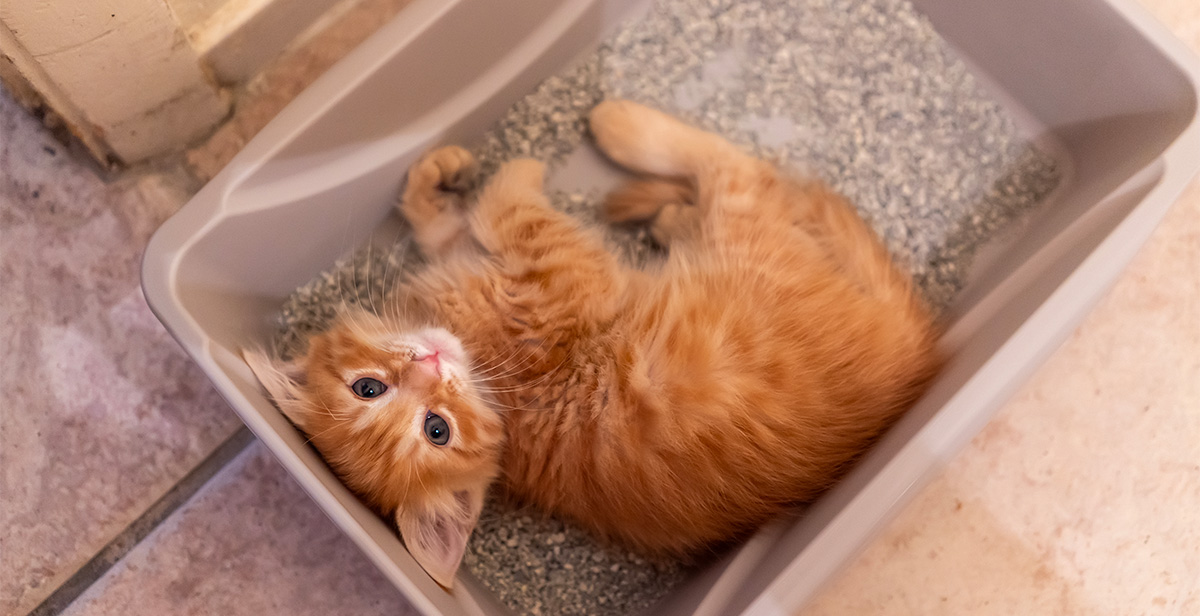
#> input picture gato.jpg, 1200 x 616 px
$ python source.py
#> lines starting #> are read from the running program, lines starting #| are printed output that depends on the picture
import cv2 as cv
import numpy as np
import matplotlib.pyplot as plt

img = cv.imread('gato.jpg', cv.IMREAD_GRAYSCALE)
#> img: shape (616, 1200); min 0, max 255, mean 142.4

def reduc_amplia():
    #Factores de reducción y ampliación
    reduc = [2, 3, 4]
    amplia = [10, 12, 16]

    for i in reduc:

        M = np.array([[1/i, 0, 0], [0, 1/i, 0]], dtype=np.float32) # Creación matriz de escalamiento


        # Calcular las dimensiones de la imagen reducida
        reduced_dimensions = (img.shape[1] // i, img.shape[0] // i)

        # Aplicar la transformación afín
        reduced_img = cv.warpAffine(img, M, reduced_dimensions, flags=cv.INTER_LINEAR)

        # Mostrar la imagen reducida
        cv.imshow(f'Imagen reducida = {reduced_dimensions}', reduced_img)
        cv.waitKey(0)
        cv.destroyWindow(f'Imagen reducida = {reduced_dimensions}')


    for i in amplia:

        M = np.array([[i, 0, 0], [0, i, 0]], dtype=np.float32) # Creación matriz de escalamiento

        ampliada_dimensions = (img.shape[1] * i, img.shape[0] * i)

        ampliada_img = cv.warpAffine(img, M, ampliada_dimensions, flags=cv.INTER_LINEAR)

        cv.imshow(f'Imagen ampliada = {ampliada_dimensions}', ampliada_img)
        cv.waitKey(0)
        cv.destroyWindow(f'Imagen ampliada = {ampliada_dimensions}')

def rotación():
    grados = [47, 75, 90, 135]

    for i in grados:
        radianes = np.radians(i)

        # Calcular el tamaño del nuevo marco para acomodar la imagen rotada
        cos = np.abs(np.cos(radianes))
        sin = np.abs(np.sin(radianes))
        new_width = int(img.shape[0] * sin + img.shape[1] * cos)
        new_height = int(img.shape[0] * cos + img.shape[1] * sin)

        M = np.array([[np.cos(radianes), -np.sin(radianes), 0],
                      [np.sin(radianes), np.cos(radianes), 0]], dtype = np.float32) # Creación matriz de rotación

        # Calcular el centro de la imagen original
        center_x = img.shape[1] / 2
        center_y = img.shape[0] / 2

        # Calcular el centro del nuevo marco
        new_center_x = new_width / 2
        new_center_y = new_height / 2

        # Ajustar la matriz de transformación para trasladar la imagen al centro del nuevo marco
        M[0, 2] = new_center_x - (center_x * M[0, 0] + center_y * M[0, 1])
        M[1, 2] = new_center_y - (center_x * M[1, 0] + center_y * M[1, 1])

        # Aplicar la transformación afín
        rotated_img = cv.warpAffine(img, M, (new_width, new_height), flags=cv.INTER_LINEAR)

        # Mostrar la imagen rotada
        cv.imshow(f'Imagen rotada grados = {i}', rotated_img)
        cv.waitKey(0)
        cv.destroyWindow(f'Imagen rotada grados = {i}')

def histograma(_img, bins = 256):

    hist = np.zeros(bins, dtype = int) # Crear un arreglo de 256 elementos
    data = _img.flatten() # Convertir la imagen a un arreglo de 1D

    for pixel in data:
        hist[pixel] += 1

    return hist

def mostrar_imagen_y_histograma(_img, name = 'Imagen', bins = 256):
    hist = histograma(_img, bins)

    # Crear una figura con dos subplots
    fig, axs = plt.subplots(1, 2, figsize=(12, 6))

    # Mostrar la imagen en el primer subplot
    axs[0].imshow(_img, cmap='gray')
    axs[0].set_title('Imagen')
    axs[0].axis('off')

    # Mostrar el histograma en el segundo subplot
    axs[1].bar(range(bins), hist, width=1)
    axs[1].set_title('Histograma')
    axs[1].set_xlabel('Bins')
    axs[1].set_ylabel('Frecuencia')

    fig.canvas.manager.set_window_title(name)
    plt.show()

def img_negativo():
    img_negativo = np.uint8(255 - img)
    mostrar_imagen_y_histograma(img_negativo, 'Imagen Negativa')

def img_aumentobrillo():

    img_aclarada = np.uint8(np.sqrt(255 * np.double(img)))
    mostrar_imagen_y_histograma(img_aclarada, "Imagen Aclarada")

def img_disminucionbrillo():
    img_oscura = np.uint8((np.double(img)) ** 2 / 255)
    mostrar_imagen_y_histograma(img_oscura, "Imagen Oscura")

def img_correciongamma(valor_gamma):
    gamma = valor_gamma
    img_gamma = np.uint8(255 * (img / 255) ** (1/gamma))
    mostrar_imagen_y_histograma(img_gamma, f"Imagen Corregida Gamma = {gamma}")

def normalizar_imagen(rango):
    minimo = np.min(rango)
    maximo = np.max(rango)

    img_normalizada = np.intc((maximo - minimo) * ((img - np.min(img)) / (np.max(img) - np.min(img))) + minimo)
    mostrar_imagen_y_histograma(img_normalizada, f"Imagen Normalizada Rango = {rango}", np.max(img_normalizada) + 1)


def contraste_logaritmico():
    img_log = np.uint8(255 * ((np.log(1 + img))/np.log(256)))
    mostrar_imagen_y_histograma(img_log, "Imagen con contraste logaritmico")

def contraste_exponencial(value):
    img_exp = np.uint8(img / (1 - np.exp(-value)))
    mostrar_imagen_y_histograma(img_exp, "Imagen con contraste exponencial")


mostrar_imagen_y_histograma(img)
#> the loop in histograma, `for pixel in data:` made 739200 passes
#> pixel on passes 1 to 3: 174, 173, 170
#> after the loop in histograma, `for pixel in data:`: hist = 256 values, max 9680 at index 131, min 0 at index 240, mean 2887.5
reduc_amplia()
rotación()
img_negativo()
#> the loop in histograma (call 2), `for pixel in data:` made 739200 passes
#> pixel on passes 1 to 3: 81, 82, 85
img_aumentobrillo()
#> in img_aumentobrillo, `img_aclarada = np.uint8(np.sqrt(255 * np.double(img)))`:
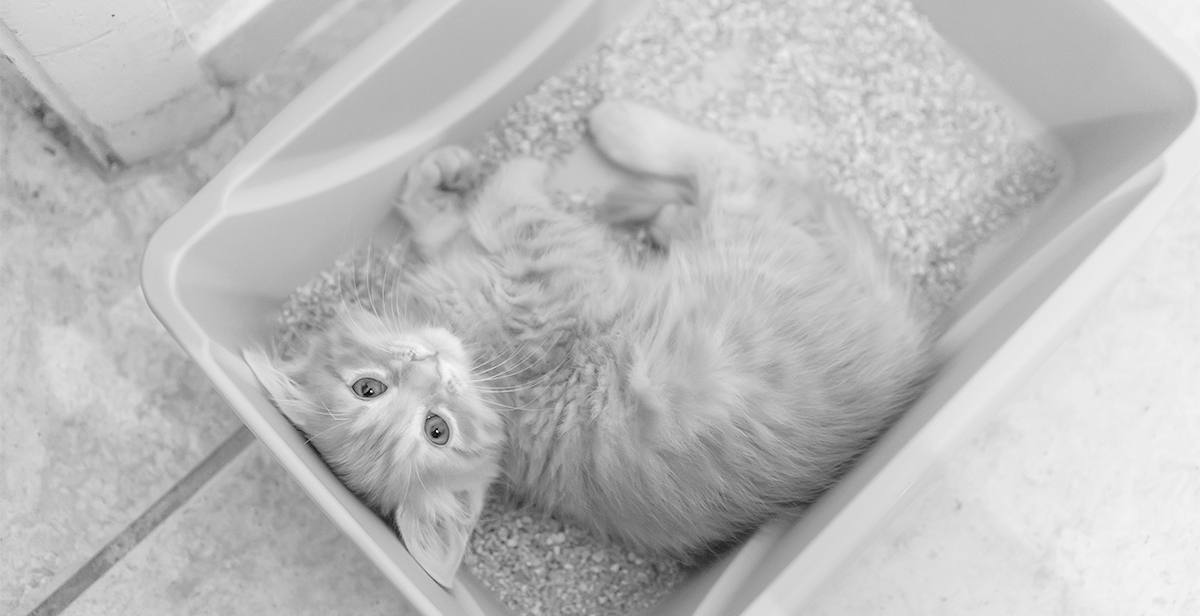
#> img_aclarada: shape (616, 1200); min 0, max 255, mean 187.6
img_disminucionbrillo()
#> in img_disminucionbrillo, `img_oscura = np.uint8((np.double(img)) ** 2 / 255)`:
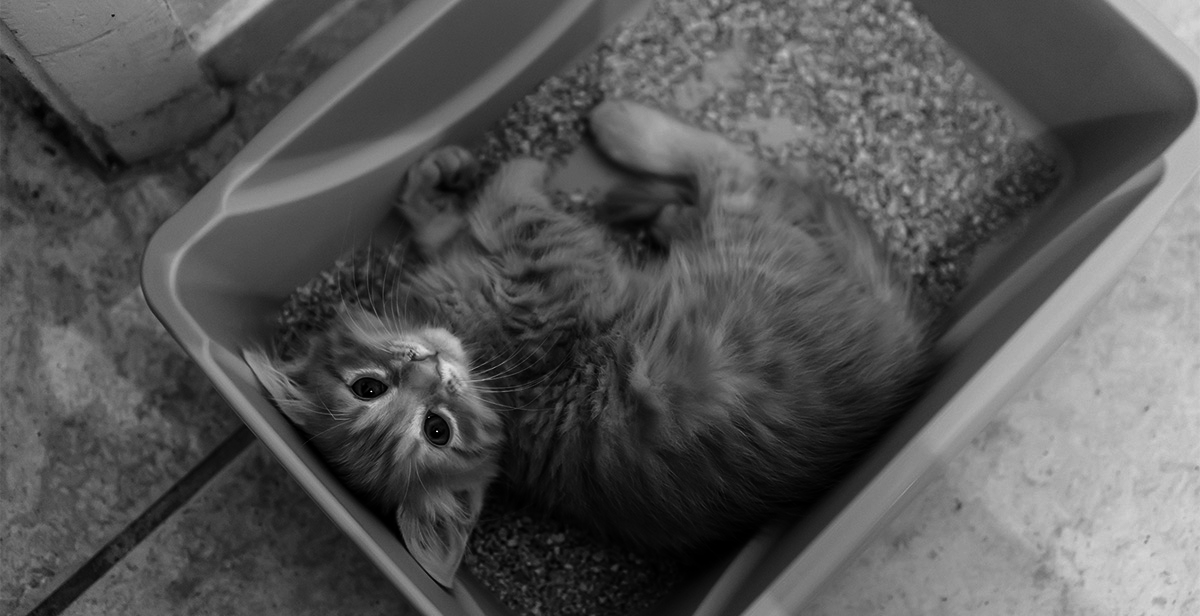
#> img_oscura: shape (616, 1200); min 0, max 255, mean 86.2
img_correciongamma(0.1)
normalizar_imagen([0, 100])
normalizar_imagen([-1, 1])
#> in normalizar_imagen (call 2), `img_normalizada = np.intc((maximo - minimo) * ((img - np.min(img)) / (..`:
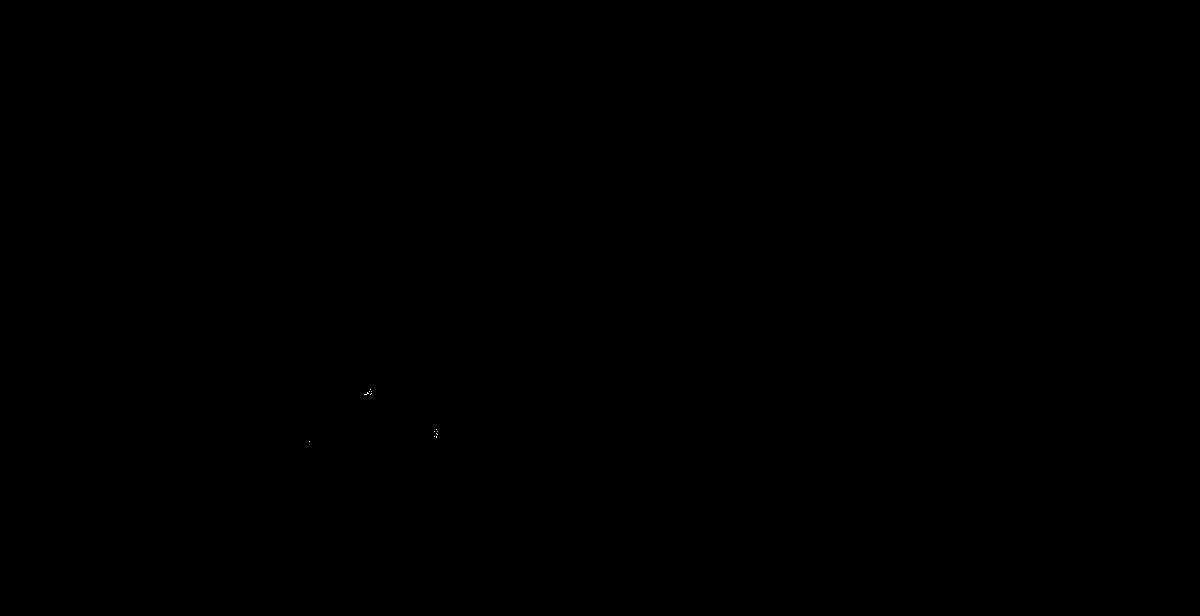
#> img_normalizada: shape (616, 1200) int32; 3 distinct labels, from -1 to 1; one colour per label, 0 black, -1 white
contraste_logaritmico()
#> in contraste_logaritmico, `img_log = np.uint8(255 * ((np.log(1 + img))/np.log(256)))`:
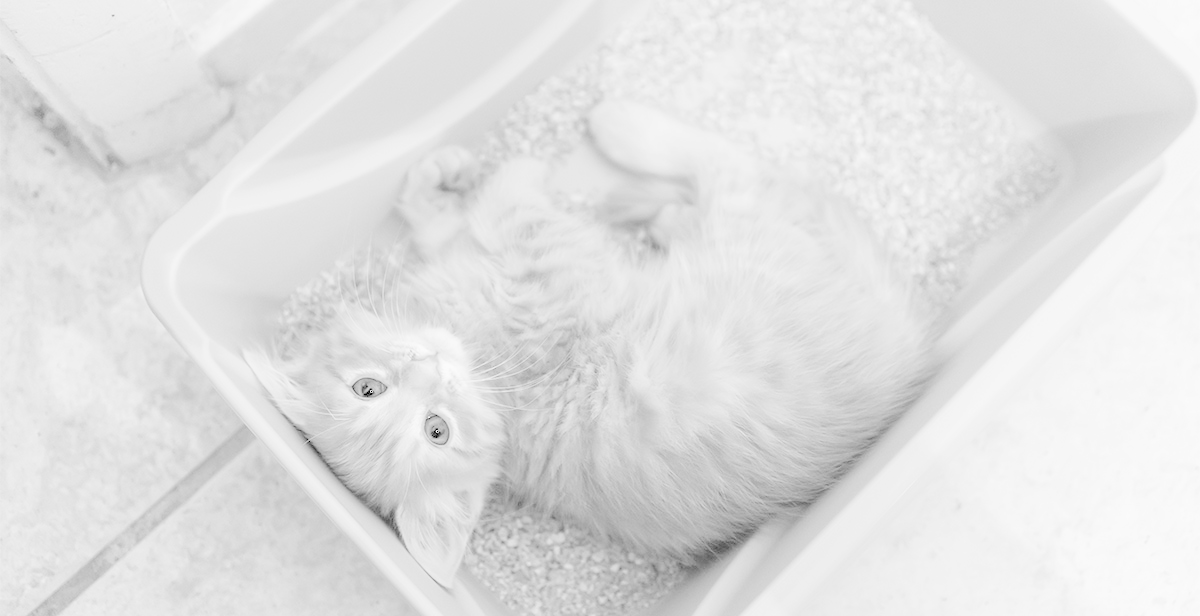
#> img_log: shape (616, 1200); min 0, max 251, mean 225.2
contraste_exponencial(1)
#> in contraste_exponencial, `img_exp = np.uint8(img / (1 - np.exp(-value)))`:
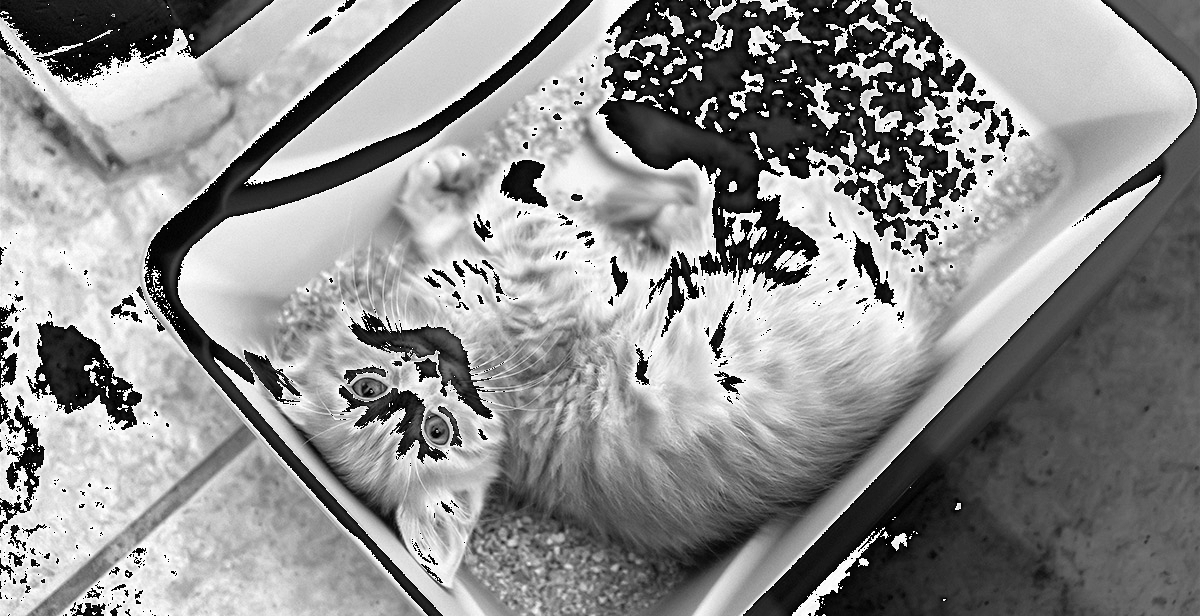
#> img_exp: shape (616, 1200); min 0, max 254, mean 142.9
#> in mostrar_imagen_y_histograma (call 9), `hist = histograma(_img, bins)`: hist = 256 values, max 9680 at index 207, min 0 at index 2, mean 2887.5
#> in mostrar_imagen_y_histograma (call 9), `plt.show()`:
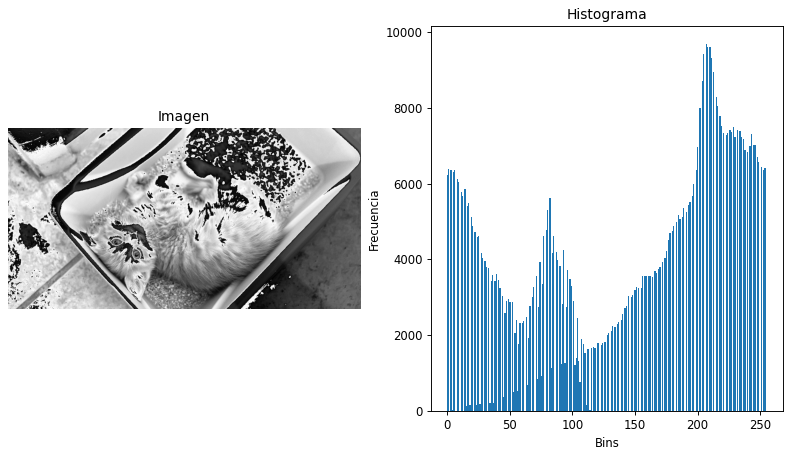
#> figure drawn by matplotlib, 2 panels; panel 2: tallest bar 9680 high, from x = 206.5 to 207.5
